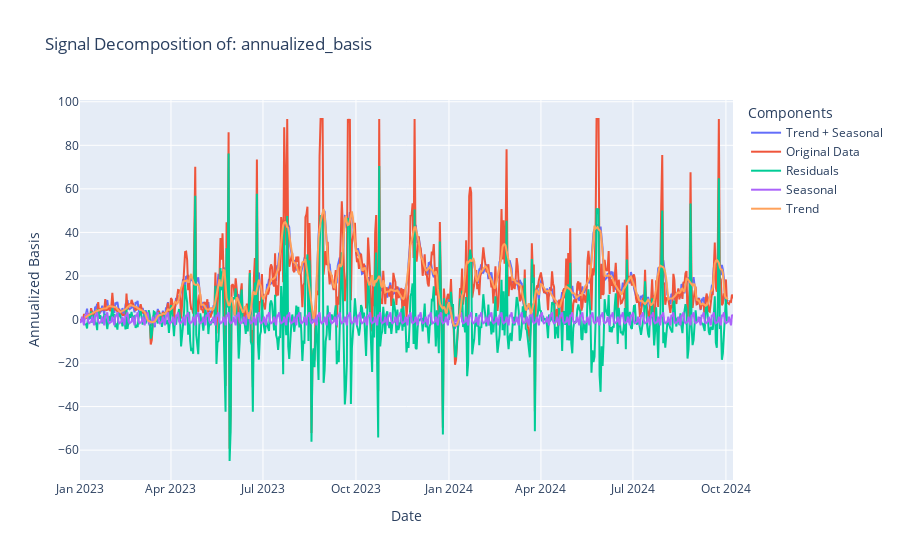

This figure's notebook cell:
### Code cell
# Decompose the time series
result = seasonal_decompose(
    cleaned_futures.historical_data["annualized_basis"],
    model="additive",
    period=10,
)

# Create the figure with subplots
fig = make_subplots(rows=1, cols=1)

# Add the decomposed signal (sum of seasonal, trend, and residual)
fig.add_trace(
    go.Scatter(
        x=cleaned_futures.historical_data.index,
        y=result.seasonal + result.trend,
        mode="lines",
        name="Trend + Seasonal",
    )
)

# Add the original time series data
fig.add_trace(
    go.Scatter(
        x=cleaned_futures.historical_data.index,
        y=cleaned_futures.historical_data["annualized_basis"],
        mode="lines",
        name="Original Data",
    )
)

# Add residuals
fig.add_trace(
    go.Scatter(
        x=cleaned_futures.historical_data.index,
        y=result.resid,
        mode="lines",
        name="Residuals",
    )
)

# Add seasonal component
fig.add_trace(
    go.Scatter(
        x=cleaned_futures.historical_data.index,
        y=result.seasonal,
        mode="lines",
        name="Seasonal",
    )
)

# Add trend component
fig.add_trace(
    go.Scatter(
        x=cleaned_futures.historical_data.index,
        y=result.trend,
        mode="lines",
        name="Trend",
    )
)

# Update layout
fig.update_layout(
    title=f"Signal Decomposition of: {cleaned_futures.historical_data['annualized_basis'].name}",
    xaxis_title="Date",
    yaxis_title="Annualized Basis",
    legend_title="Components",
    showlegend=True,
    # grid=dict(show=True)
)

# Show the plot
fig.show()

### Figure 1 — Plotly figure (JSON) as saved in the notebook; plotly's stock layout.template omitted (floating-point values rounded to 4 significant figures; data arrays with more than 128 entries replaced by an {"elided": "..."} marker saying what was removed)
{"data": [{"mode": "lines", "name": "Trend + Seasonal", "type": "scatter", "x": {"elided": "647 str values"}, "y": {"elided": "647 float values"}}, {"mode": "lines", "name": "Original Data", "type": "scatter", "x": {"elided": "647 str values"}, "y": {"elided": "647 float values"}}, {"mode": "lines", "name": "Residuals", "type": "scatter", "x": {"elided": "647 str values"}, "y": {"elided": "647 float values"}}, {"mode": "lines", "name": "Seasonal", "type": "scatter", "x": {"elided": "647 str values"}, "y": {"elided": "647 float values"}}, {"mode": "lines", "name": "Trend", "type": "scatter", "x": {"elided": "647 str values"}, "y": {"elided": "647 float values"}}], "layout": {"legend": {"title": {"text": "Components"}}, "showlegend": true, "title": {"text": "Signal Decomposition of: annualized_basis"}, "xaxis": {"anchor": "y", "domain": [0, 1], "title": {"text": "Date"}}, "yaxis": {"anchor": "x", "domain": [0, 1], "title": {"text": "Annualized Basis"}}}}
